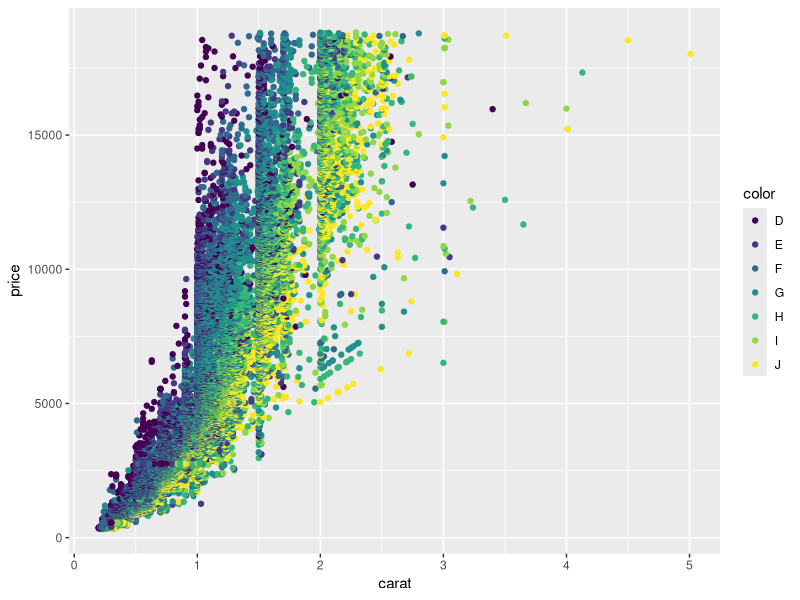
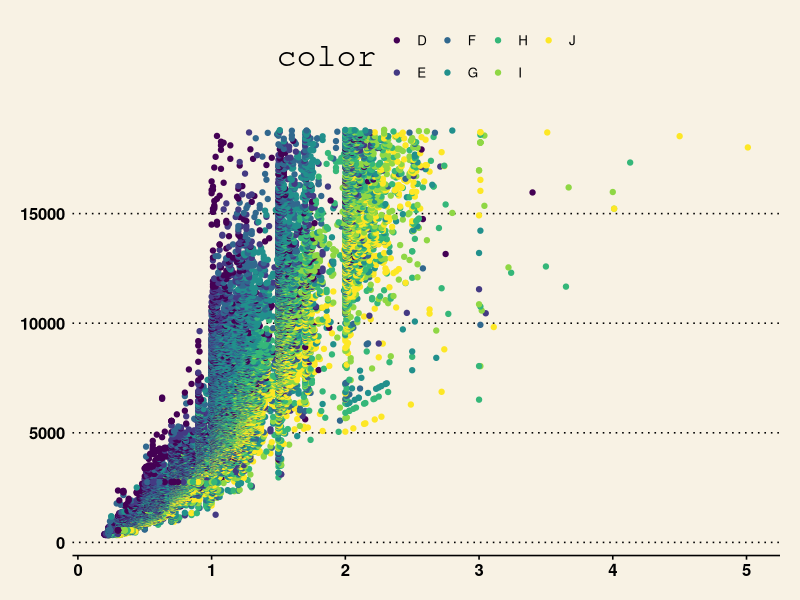
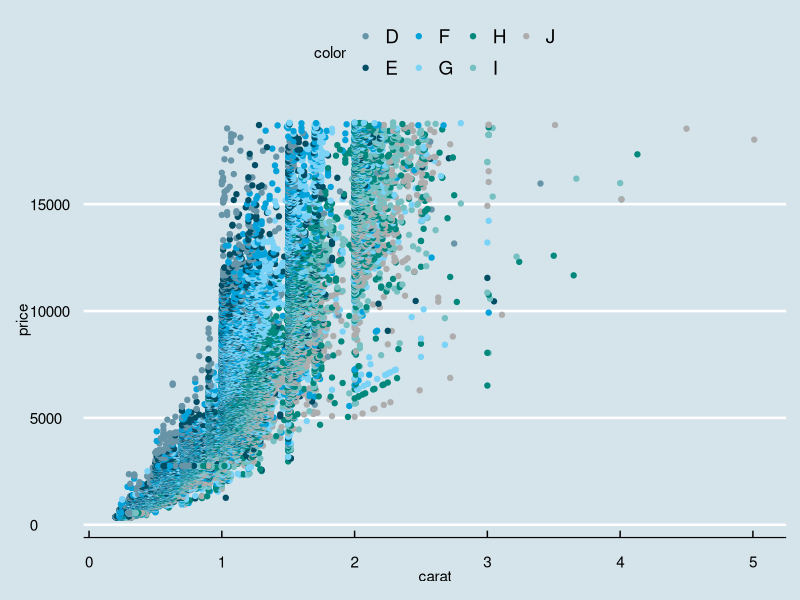
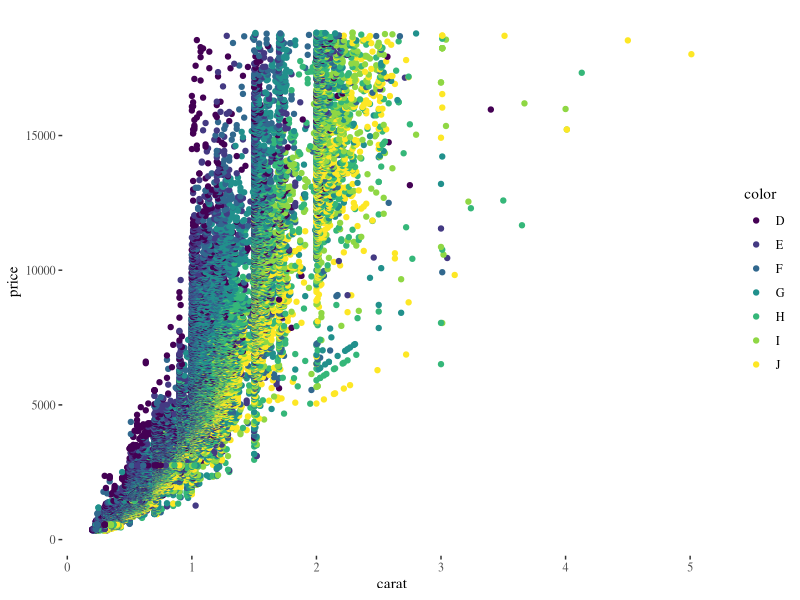
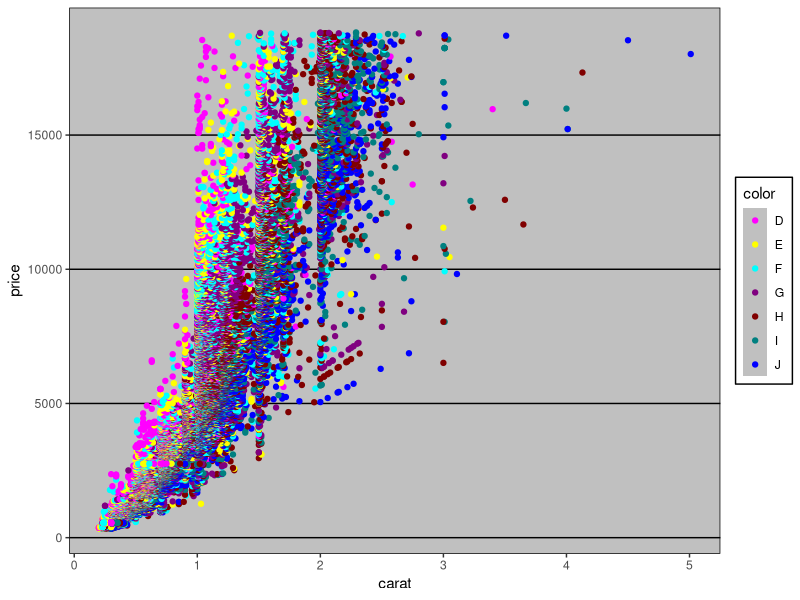

Write the R code that produced these figures, in order.
#Add themes to graphs
require(ggplot2)
require(ggthemes)

g <- ggplot(diamonds, aes(x=carat, y=price, color=color)) + geom_point()
g

#add WSJ Theme
g + theme_wsj()

#add economist theme
g + theme_economist() + scale_colour_economist()

#minimalist edward tufte
g + theme_tufte()

# to give appearance of graph came from excel
g + theme_excel() + scale_color_excel()
